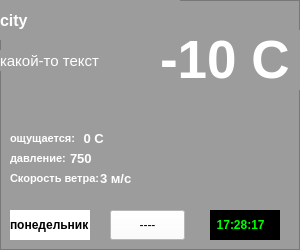
<?xml version="1.0" encoding="UTF-8"?>
<ui version="4.0">
 <class>Form</class>
 <widget class="QWidget" name="Form">
  <property name="geometry">
   <rect>
    <x>0</x>
    <y>0</y>
    <width>300</width>
    <height>250</height>
   </rect>
  </property>
  <property name="minimumSize">
   <size>
    <width>300</width>
    <height>250</height>
   </size>
  </property>
  <property name="maximumSize">
   <size>
    <width>300</width>
    <height>530</height>
   </size>
  </property>
  <property name="windowTitle">
   <string>Form</string>
  </property>
  <widget class="QFrame" name="l_frame">
   <property name="geometry">
    <rect>
     <x>0</x>
     <y>0</y>
     <width>300</width>
     <height>250</height>
    </rect>
   </property>
   <property name="minimumSize">
    <size>
     <width>300</width>
     <height>250</height>
    </size>
   </property>
   <property name="maximumSize">
    <size>
     <width>500</width>
     <height>500</height>
    </size>
   </property>
   <property name="styleSheet">
    <string notr="true">background-color: rgb(156, 156, 156);</string>
   </property>
   <property name="frameShape">
    <enum>QFrame::StyledPanel</enum>
   </property>
   <property name="frameShadow">
    <enum>QFrame::Raised</enum>
   </property>
   <widget class="QLabel" name="label_3">
    <property name="geometry">
     <rect>
      <x>0</x>
      <y>50</y>
      <width>151</width>
      <height>21</height>
     </rect>
    </property>
    <property name="font">
     <font>
      <pointsize>11</pointsize>
     </font>
    </property>
    <property name="styleSheet">
     <string notr="true">color: rgb(255, 255, 255);</string>
    </property>
    <property name="text">
     <string>какой-то текст</string>
    </property>
   </widget>
   <widget class="QLabel" name="label_1">
    <property name="geometry">
     <rect>
      <x>160</x>
      <y>30</y>
      <width>200</width>
      <height>60</height>
     </rect>
    </property>
    <property name="minimumSize">
     <size>
      <width>200</width>
      <height>60</height>
     </size>
    </property>
    <property name="font">
     <font>
      <family>Arial</family>
      <pointsize>40</pointsize>
      <weight>75</weight>
      <bold>true</bold>
     </font>
    </property>
    <property name="styleSheet">
     <string notr="true">color: rgb(255, 255, 255);</string>
    </property>
    <property name="text">
     <string>-10 C</string>
    </property>
   </widget>
   <widget class="QLabel" name="l_city">
    <property name="geometry">
     <rect>
      <x>0</x>
      <y>0</y>
      <width>180</width>
      <height>40</height>
     </rect>
    </property>
    <property name="minimumSize">
     <size>
      <width>180</width>
      <height>40</height>
     </size>
    </property>
    <property name="font">
     <font>
      <family>Arial</family>
      <pointsize>12</pointsize>
      <weight>75</weight>
      <bold>true</bold>
     </font>
    </property>
    <property name="styleSheet">
     <string notr="true">color: rgb(255, 255, 255);</string>
    </property>
    <property name="text">
     <string>city</string>
    </property>
    <property name="textFormat">
     <enum>Qt::AutoText</enum>
    </property>
   </widget>
   <widget class="QLabel" name="l_wind">
    <property name="geometry">
     <rect>
      <x>100</x>
      <y>170</y>
      <width>90</width>
      <height>16</height>
     </rect>
    </property>
    <property name="minimumSize">
     <size>
      <width>90</width>
      <height>14</height>
     </size>
    </property>
    <property name="font">
     <font>
      <family>Arial</family>
      <pointsize>10</pointsize>
      <weight>75</weight>
      <bold>true</bold>
     </font>
    </property>
    <property name="styleSheet">
     <string notr="true">color: rgb(255, 255, 255);</string>
    </property>
    <property name="text">
     <string>3 м/c</string>
    </property>
    <property name="textFormat">
     <enum>Qt::AutoText</enum>
    </property>
   </widget>
   <widget class="QLabel" name="l_label_1">
    <property name="geometry">
     <rect>
      <x>10</x>
      <y>150</y>
      <width>90</width>
      <height>16</height>
     </rect>
    </property>
    <property name="minimumSize">
     <size>
      <width>90</width>
      <height>14</height>
     </size>
    </property>
    <property name="font">
     <font>
      <family>Arial</family>
      <pointsize>8</pointsize>
      <weight>75</weight>
      <bold>true</bold>
     </font>
    </property>
    <property name="styleSheet">
     <string notr="true">color: rgb(255, 255, 255);</string>
    </property>
    <property name="text">
     <string>давление:</string>
    </property>
    <property name="textFormat">
     <enum>Qt::AutoText</enum>
    </property>
   </widget>
   <widget class="QLabel" name="l_pres">
    <property name="geometry">
     <rect>
      <x>70</x>
      <y>150</y>
      <width>90</width>
      <height>16</height>
     </rect>
    </property>
    <property name="minimumSize">
     <size>
      <width>90</width>
      <height>14</height>
     </size>
    </property>
    <property name="font">
     <font>
      <family>Arial</family>
      <pointsize>10</pointsize>
      <weight>75</weight>
      <bold>true</bold>
     </font>
    </property>
    <property name="styleSheet">
     <string notr="true">color: rgb(255, 255, 255);</string>
    </property>
    <property name="text">
     <string>750</string>
    </property>
    <property name="textFormat">
     <enum>Qt::AutoText</enum>
    </property>
   </widget>
   <widget class="QLabel" name="l_feel">
    <property name="geometry">
     <rect>
      <x>10</x>
      <y>130</y>
      <width>90</width>
      <height>16</height>
     </rect>
    </property>
    <property name="minimumSize">
     <size>
      <width>90</width>
      <height>14</height>
     </size>
    </property>
    <property name="font">
     <font>
      <family>Arial</family>
      <pointsize>8</pointsize>
      <weight>75</weight>
      <bold>true</bold>
     </font>
    </property>
    <property name="styleSheet">
     <string notr="true">color: rgb(255, 255, 255);</string>
    </property>
    <property name="text">
     <string>ощущается:</string>
    </property>
    <property name="textFormat">
     <enum>Qt::AutoText</enum>
    </property>
   </widget>
   <widget class="QLabel" name="l_feel_2">
    <property name="geometry">
     <rect>
      <x>80</x>
      <y>130</y>
      <width>90</width>
      <height>16</height>
     </rect>
    </property>
    <property name="minimumSize">
     <size>
      <width>90</width>
      <height>14</height>
     </size>
    </property>
    <property name="font">
     <font>
      <family>Arial</family>
      <pointsize>10</pointsize>
      <weight>75</weight>
      <bold>true</bold>
     </font>
    </property>
    <property name="styleSheet">
     <string notr="true">color: rgb(255, 255, 255);</string>
    </property>
    <property name="text">
     <string> 0 C</string>
    </property>
    <property name="textFormat">
     <enum>Qt::AutoText</enum>
    </property>
   </widget>
   <widget class="QLabel" name="l_label_2">
    <property name="geometry">
     <rect>
      <x>10</x>
      <y>170</y>
      <width>90</width>
      <height>16</height>
     </rect>
    </property>
    <property name="minimumSize">
     <size>
      <width>90</width>
      <height>14</height>
     </size>
    </property>
    <property name="font">
     <font>
      <family>Arial</family>
      <pointsize>8</pointsize>
      <weight>75</weight>
      <bold>true</bold>
     </font>
    </property>
    <property name="styleSheet">
     <string notr="true">color: rgb(255, 255, 255);</string>
    </property>
    <property name="text">
     <string>Скорость ветра:</string>
    </property>
    <property name="textFormat">
     <enum>Qt::AutoText</enum>
    </property>
   </widget>
   <widget class="QLabel" name="label_2">
    <property name="geometry">
     <rect>
      <x>210</x>
      <y>210</y>
      <width>70</width>
      <height>30</height>
     </rect>
    </property>
    <property name="minimumSize">
     <size>
      <width>70</width>
      <height>30</height>
     </size>
    </property>
    <property name="maximumSize">
     <size>
      <width>70</width>
      <height>30</height>
     </size>
    </property>
    <property name="font">
     <font>
      <family>Arial</family>
      <weight>75</weight>
      <bold>true</bold>
     </font>
    </property>
    <property name="styleSheet">
     <string notr="true">background-color: rgb(0, 0, 0);
color: rgb(0, 255, 0);</string>
    </property>
    <property name="text">
     <string>  17:28:17</string>
    </property>
   </widget>
   <widget class="QPushButton" name="l_type">
    <property name="geometry">
     <rect>
      <x>110</x>
      <y>210</y>
      <width>75</width>
      <height>30</height>
     </rect>
    </property>
    <property name="minimumSize">
     <size>
      <width>75</width>
      <height>30</height>
     </size>
    </property>
    <property name="maximumSize">
     <size>
      <width>75</width>
      <height>30</height>
     </size>
    </property>
    <property name="font">
     <font>
      <underline>false</underline>
     </font>
    </property>
    <property name="styleSheet">
     <string notr="true">background-color: rgb(255, 255, 255);</string>
    </property>
    <property name="text">
     <string>----</string>
    </property>
   </widget>
   <widget class="QLabel" name="label">
    <property name="geometry">
     <rect>
      <x>10</x>
      <y>210</y>
      <width>80</width>
      <height>30</height>
     </rect>
    </property>
    <property name="minimumSize">
     <size>
      <width>80</width>
      <height>30</height>
     </size>
    </property>
    <property name="maximumSize">
     <size>
      <width>70</width>
      <height>30</height>
     </size>
    </property>
    <property name="font">
     <font>
      <family>Arial</family>
      <pointsize>9</pointsize>
      <weight>75</weight>
      <bold>true</bold>
     </font>
    </property>
    <property name="contextMenuPolicy">
     <enum>Qt::NoContextMenu</enum>
    </property>
    <property name="styleSheet">
     <string notr="true">background-color: rgb(255, 255, 255);</string>
    </property>
    <property name="text">
     <string>понедельник</string>
    </property>
   </widget>
  </widget>
  <widget class="QFrame" name="frame">
   <property name="geometry">
    <rect>
     <x>0</x>
     <y>250</y>
     <width>300</width>
     <height>281</height>
    </rect>
   </property>
   <property name="maximumSize">
    <size>
     <width>500</width>
     <height>550</height>
    </size>
   </property>
   <property name="styleSheet">
    <string notr="true">background-color: rgb(153, 153, 153);</string>
   </property>
   <property name="frameShape">
    <enum>QFrame::StyledPanel</enum>
   </property>
   <property name="frameShadow">
    <enum>QFrame::Raised</enum>
   </property>
   <widget class="QFrame" name="frame_2">
    <property name="geometry">
     <rect>
      <x>10</x>
      <y>10</y>
      <width>281</width>
      <height>251</height>
     </rect>
    </property>
    <property name="styleSheet">
     <string notr="true">background-color: rgb(204, 204, 204);</string>
    </property>
    <property name="frameShape">
     <enum>QFrame::StyledPanel</enum>
    </property>
    <property name="frameShadow">
     <enum>QFrame::Raised</enum>
    </property>
    <layout class="QVBoxLayout" name="box">
     <property name="spacing">
      <number>3</number>
     </property>
    </layout>
   </widget>
  </widget>
 </widget>
 <resources/>
 <connections/>
</ui>
